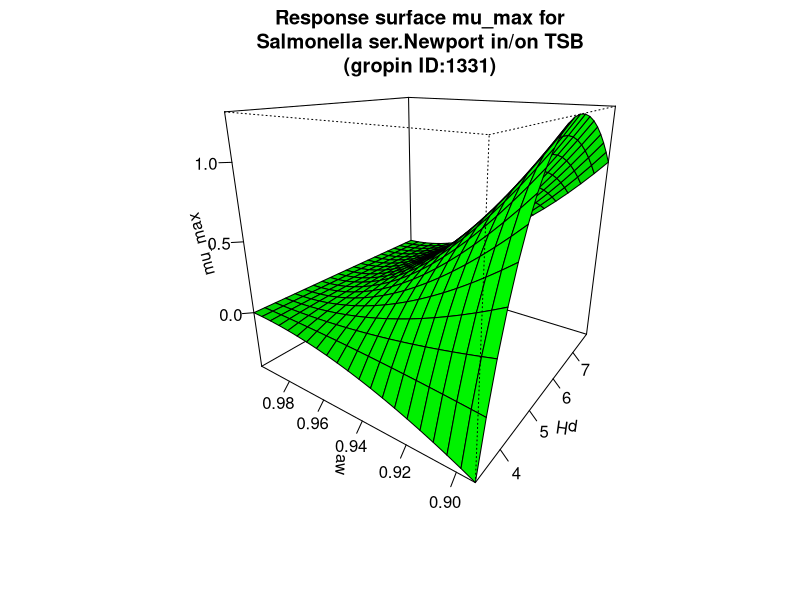

Write R code to recreate this figure.
#############################
# start of Parameter script
#############################
pH <- seq(3.2967032967033,7.8078,length.out=21)
aw <- seq(0.893106893106893,0.997997,length.out=21)
#############################
# end of Parameter script
#############################
############################# 
# start of Model script Gropin ID 1331 
#############################
 
# constant coefficients for this model
 
variables <- data.frame(pH,aw)
argumentsPar <- expand.grid(variables)
 
# heart of the model
response_surface <- function(pH,aw) {
   mumax <-((pH-9.71)*(pH-3.58)/((6.02-3.58)*(pH-6.02)-(6.02-9.71)*(3.58-pH)))*((aw-1)*((aw-1)^2)/((0.994-0.894)*((0.994-0.894)*(aw-0.994)-(0.994-1)*(0.994+0.894-2*aw))))

return(mumax=mumax)
} 

# output parameters
mumax <- cbind(argumentsPar,response_surface(argumentsPar['pH'],argumentsPar['aw']))
colnames(mumax) <- c(colnames(argumentsPar),'mumax')
#############################
# End of Model script
#############################
############################# 
# start of Visualisation script Gropin ID 1331 
#############################
persp(pH,aw,matrix(unlist(mumax$mumax),nrow=21),col = 'green',xlab='pH',ylab='aw',zlab='mu_max',main='Response surface mu_max for
Salmonella ser.Newport in/on TSB
(gropin ID:1331)',theta=305,phi=20,shade=0.25,ticktype = 'detailed')
#############################
# End of Visualisation script
#############################
